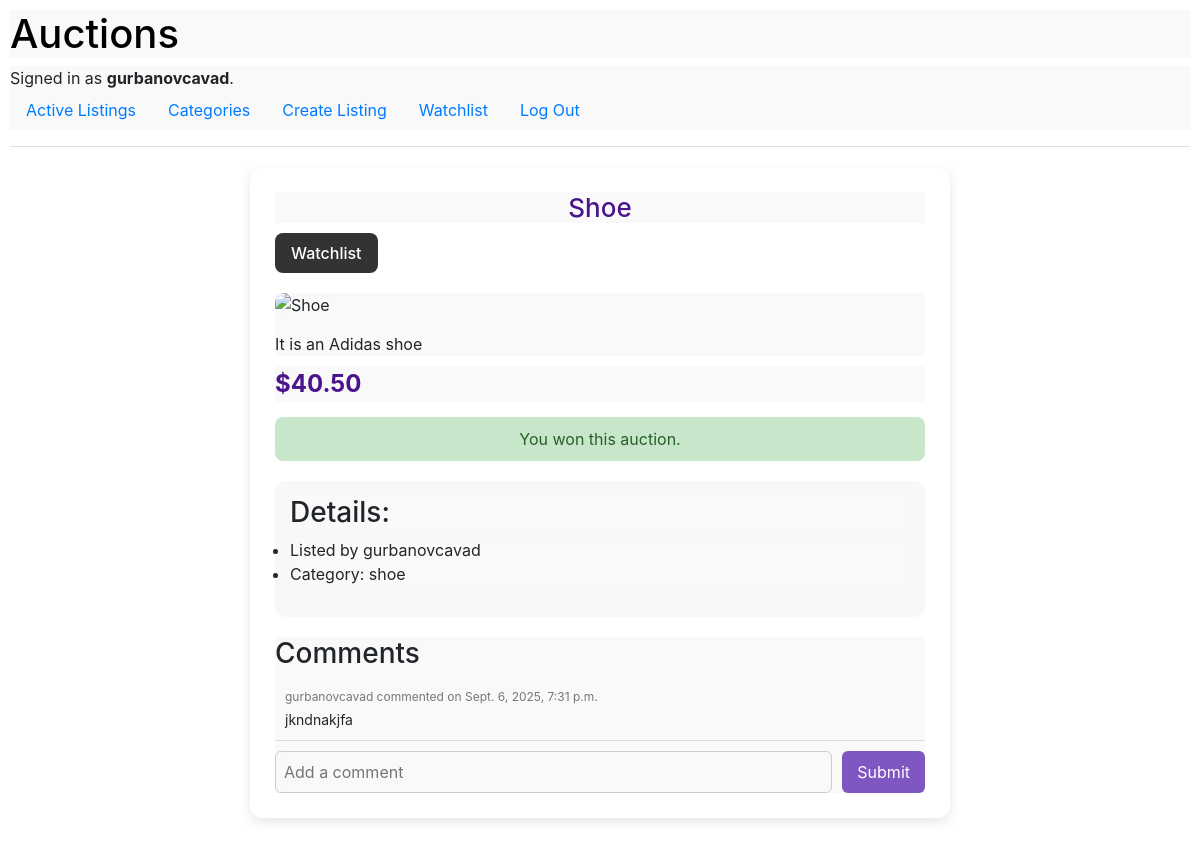
Page /listing/1/ (signed in) on the committed database.
### auctions/models.py (models this page shows, shortened)
class User(AbstractUser):
    pass

class Listing(models.Model):
    title = models.CharField(max_length=100)
    description = models.TextField()
    starting_bid = models.DecimalField(max_digits=10, decimal_places=2)
    current_price = models.DecimalField(max_digits=10, decimal_places=2, blank=True, default=-1)
    image_url = models.URLField(blank=True, null=True)
    category = models.ForeignKey(Category, blank=True, null=True, related_name="listings", on_delete=models.SET_NULL)
    created_at = models.DateTimeField(auto_now_add=True)
    is_active = models.BooleanField(default=True)
    owner = models.ForeignKey(User, on_delete=models.CASCADE, related_name="listings")
    winner = models.ForeignKey(User, on_delete=models.SET_NULL, null=True, blank=True, related_name="won_auctions")

class Category(models.Model):
    name = models.CharField(max_length=64, unique=True)
    def __str__(self):
        return self.name

class Comment(models.Model):
    listing = models.ForeignKey(Listing, on_delete=models.CASCADE, related_name="comments")
    author = models.ForeignKey(User, on_delete=models.CASCADE, related_name="comments")
    content = models.TextField()
    timestamp = models.DateTimeField(auto_now_add=True)

### auctions/views.py (the view)
# urls.py: path("listing/<int:id>/", views.open_listing, name="open_listing"),
@login_required
def open_listing(request, id):
    listing = Listing.objects.get(pk=id)
    count = Listing.objects.get(pk=id).bids.all().count()
    comments = listing.comments.all()
    try:
        is_watching = True if User.objects.get(pk=request.user.id).watchlist.get(listing=listing) else False
    except:
        is_watching = False
    context = {"listing": listing, "count": count, 'is_watching': is_watching, 'comments': comments}
    return render(request, 'auctions/listing.html', context)

### auctions/templates/auctions/listing.html (shortened to what this page needs)
{% extends 'auctions/layout.html' %}
{% block body %}
<div class="single-listing-container">
    <h1 class="single-listing-title">{{ listing.title }}</h1>
    {% if is_watching %}
    <a href="{% url 'remove_watching' listing.id %}" class="watchlist-btn watching">Watchlist</a>
    {% else %}
    <a href="{% url 'add_watching' listing.id %}" class="watchlist-btn">Add to Watchlist</a>
    {% endif %}
    <div class="single-listing-image">
        <img src="{{ listing.image_url }}" alt="{{ listing.title }}">
    </div>
    <p class="single-listing-description">{{ listing.description }}</p>
    <div class="single-listing-price">${{ listing.current_price }}</div>
    {% if request.user.is_authenticated and listing.is_active and request.user != listing.owner %}
    <p class="bids-info">{{ count }} bid(s) so far. Your bid is the current bid.</p>
    <form action="{% url 'place_bid' listing.id %}" method="post" class="bid-form">
        {% csrf_token %}
        <input type="text" name="bid" placeholder="Enter your bid">
        <button type="submit">Place Bid</button>
    </form>
    {% elif not listing.is_active %}
        {% if request.user.id == listing.winner.id %}
        <div class="auction-message success">You won this auction.</div>
        {% else %}
        <div class="auction-message ended">The auction is no longer active.</div>
        {% endif %}
    {% endif %}
    <div class="listing-details-box">
        <h3>Details:</h3>
        <ul>
            <li>Listed by {{ listing.owner }}</li>
            {% if listing.category %}
            <li>Category: {{ listing.category }}</li>
            {% else %}
            <li>Category: No Category Listed</li>
            {% endif %}
        </ul>
    </div>
    <div class="comments-section">
        <h3>Comments</h3>
        {% for comment in comments %}
        <div class="comment">
            <div class="comment-meta">{{ comment.author }} commented on {{ comment.timestamp }}</div>
            <div class="comment-content">{{ comment.content }}</div>
        </div>
        {% empty %}
        <div class="no-comments">No comment yet.</div>
        {% endfor %}
        {% if request.user.is_authenticated %}
        <form action="{% url 'add_comment' %}" method="post" class="comment-form">
            <input type="text" name="content" placeholder="Add a comment">
            <button type="submit">Submit</button>
        </form>
        {% endif %}
    </div>
</div>
{% endblock %}

### auctions/templates/auctions/layout.html (shortened to what this page needs)
{% load static %}
<!DOCTYPE html>
<html lang="en">
    <head>
        <link rel="stylesheet" href="https://stackpath.bootstrapcdn.com/bootstrap/4.4.1/css/bootstrap.min.css">
        <link href="{% static 'auctions/styles.css' %}" rel="stylesheet">
    </head>
    <body>
        <a style="text-decoration: none; color: black;" href="{% url 'index' %}"><h1>Auctions</h1></a>
        <div>
            {% if request.user.is_authenticated %}
                Signed in as <strong>{{ user.username }}</strong>.
            {% else %}
                Not signed in.
            {% endif %}
        </div>
        <ul class="nav">
            <li class="nav-item">
                <a class="nav-link" href="{% url 'index' %}">Active Listings</a>
            </li>
            <li class="nav-item">
                <a class="nav-link" href="{% url 'categories' %}">Categories</a>
            </li>
            {% if user.is_authenticated %}
                <li class="nav-item">
                    <a class="nav-link" href="{% url 'create_listing' %}">Create Listing</a>
                </li>
                <li class="nav-item">
                    <a class="nav-link" href="{% url 'watch_list' %}">Watchlist</a>
                </li>
                <li class="nav-item">
                    <a class="nav-link" href="{% url 'logout' %}">Log Out</a>
                </li>
            {% endif %}
        </ul>
        <hr>
        {% block body %} {% endblock %}
    </body>
</html>

### auctions/static/auctions/styles.css (style rules this page uses)
* { box-sizing: border-box; margin: 0; padding: 0; background-color: #f9f9f9; }
body { padding: 10px; }
.single-listing-container { max-width: 700px; margin: 20px auto; background: #fff; padding: 25px; border-radius: 12px; box-shadow: 0 4px 12px rgba(0,0,0,0.1); }
.single-listing-title { font-size: 26px; margin-bottom: 10px; color: #4a148c; text-align: center; }
.watchlist-btn { display: inline-block; padding: 8px 16px; background: #e0e0e0; color: #000; border-radius: 8px; text-decoration: none; font-weight: 500; transition: background 0.3s ease; margin-bottom: 20px; }
.watchlist-btn.watching { background: #333; color: #fff; }
.single-listing-image img { width: 100%; height: 350px; object-fit: cover; border-radius: 10px; margin-bottom: 15px; }
.single-listing-description { font-size: 16px; margin-bottom: 10px; }
.single-listing-price { font-size: 24px; font-weight: bold; color: #4a148c; margin-bottom: 15px; }
.auction-message { padding: 10px; border-radius: 8px; margin-bottom: 15px; font-size: 16px; text-align: center; }
.auction-message.success { background: #c8e6c9; color: #256029; }
.listing-details-box { margin-top: 20px; padding: 15px; border-radius: 10px; background: #f8f8f8; }
.comments-section { margin-top: 20px; }
.comment { padding: 10px; border-bottom: 1px solid #ddd; }
.comment-meta { font-size: 12px; color: #777; margin-bottom: 3px; }
.comment-content { font-size: 14px; }
.comment-form { display: flex; gap: 10px; margin-top: 10px; }
.comment-form input { flex: 1; padding: 8px; border: 1px solid #ccc; border-radius: 6px; }
.comment-form button { padding: 8px 15px; background: #7e57c2; color: #fff; border: none; border-radius: 6px; cursor: pointer; transition: background 0.3s ease; }

### rows in the picture
User: username "gurbanovcavad"
Listing: title "Shoe", description "It is an Adidas shoe", current_price "40.50", owner "gurbanovcavad", category "shoe"
Comment: author "gurbanovcavad", timestamp "Sept. 6, 2025, 7:31 p.m.", content "jkndnakjfa"
